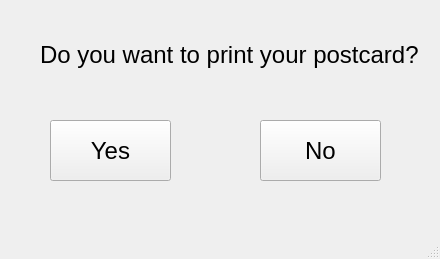
<?xml version="1.0" encoding="UTF-8"?>
<ui version="4.0">
 <class>MainWindow</class>
 <widget class="QMainWindow" name="MainWindow">
  <property name="geometry">
   <rect>
    <x>0</x>
    <y>0</y>
    <width>440</width>
    <height>259</height>
   </rect>
  </property>
  <property name="windowTitle">
   <string>MainWindow</string>
  </property>
  <widget class="QWidget" name="centralwidget">
   <widget class="QLabel" name="label">
    <property name="geometry">
     <rect>
      <x>40</x>
      <y>20</y>
      <width>401</width>
      <height>71</height>
     </rect>
    </property>
    <property name="text">
     <string>&lt;html&gt;&lt;head/&gt;&lt;body&gt;&lt;p&gt;&lt;span style=&quot; font-size:18pt;&quot;&gt;Do you want to print your postcard?&lt;/span&gt;&lt;/p&gt;&lt;/body&gt;&lt;/html&gt;</string>
    </property>
   </widget>
   <widget class="QPushButton" name="yes_Button">
    <property name="geometry">
     <rect>
      <x>50</x>
      <y>120</y>
      <width>121</width>
      <height>61</height>
     </rect>
    </property>
    <property name="font">
     <font>
      <pointsize>18</pointsize>
     </font>
    </property>
    <property name="text">
     <string>Yes</string>
    </property>
   </widget>
   <widget class="QPushButton" name="no_Button">
    <property name="geometry">
     <rect>
      <x>260</x>
      <y>120</y>
      <width>121</width>
      <height>61</height>
     </rect>
    </property>
    <property name="font">
     <font>
      <pointsize>18</pointsize>
     </font>
    </property>
    <property name="text">
     <string>No</string>
    </property>
   </widget>
  </widget>
  <widget class="QMenuBar" name="menubar">
   <property name="geometry">
    <rect>
     <x>0</x>
     <y>0</y>
     <width>440</width>
     <height>21</height>
    </rect>
   </property>
  </widget>
  <widget class="QStatusBar" name="statusbar"/>
 </widget>
 <resources/>
 <connections/>
</ui>
